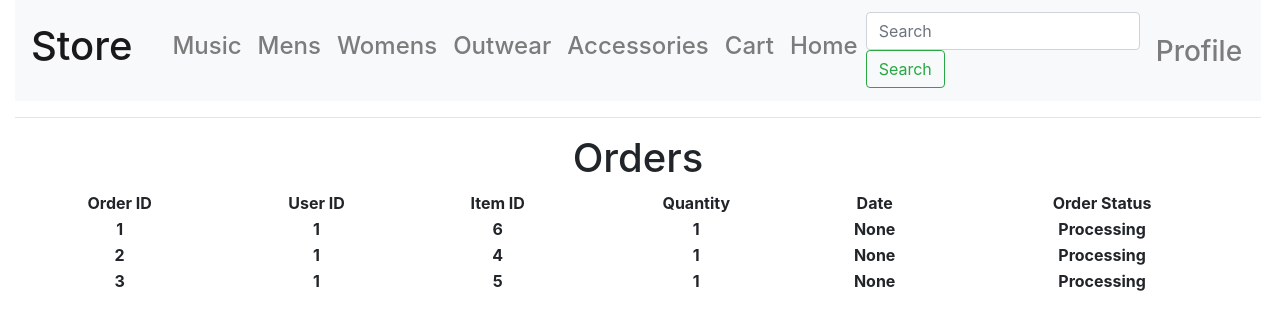
Page /admin/orders (signed in) on the earlier database version.
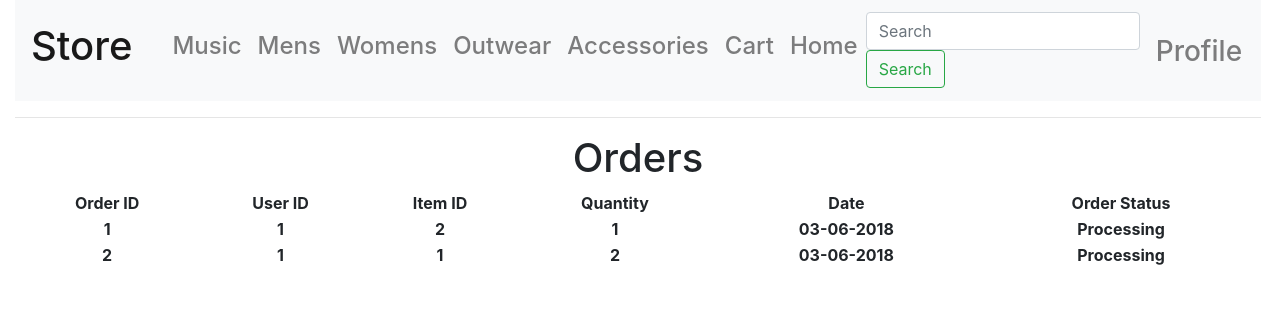
Same page on the later database version.
### app/models.py (models this page shows)
class orders(db.Model):
    order_id = db.Column(db.Integer, primary_key=True)
    userid = db.Column(db.Integer)
    item_id = db.Column(db.Integer)
    item_quant = db.Column(db.Integer)
    order_status = db.Column(db.String(40))
    date = db.Column(db.String)

### app/routes.py (the view)
@app.route("/admin/orders")
def all_orders():
    if current_user.is_anonymous:
        return redirect(404)
    else:
        for i in User.query.all():
            if i.username == current_user.username:
                if i.accesslevel >= 2:
                    return render_template("user/all_orders.html", title="Admin-", orders=orders.query.all())

### app/models.py (called while the page is built)
@login.user_loader
def load_user(the_id):
    return User.query.get(int(the_id))

### app/templates/user/all_orders.html (shortened to what this page needs)
{% extends "store/layout_store.html" %}
{% block body %}
<div class="text-center">
<h1>Orders</h1>
    <table id="tblProduct", width="100%">
    <tr>
        <th>Order ID</th>
        <th>User ID</th>
        <th>Item ID</th>
        <th>Quantity</th>
        <th>Date</th>
        <th>Order Status</th>
    </tr>
        {% for i in orders %}
        <tr>
            <th>{{ i.order_id }}</th>
            <th>{{ i.userid }}</th>
            <th>{{ i.item_id }}</th>
            <th>{{ i.item_quant }}</th>
            <th>{{ i.date }}</th>
            <th>{{ i.order_status }}</th>
        </tr>
        {% endfor %}
{% endblock %}

### app/templates/store/layout_store.html (shortened to what this page needs)
<!DOCTYPE html>
<html lang="en">
<head>
</head>
<body>
<div class="container">
    {% include"store/_navbar_store.html" %}
<hr>
    {% block body %}{% endblock %}
</div>
</body>
</html>

### app/templates/store/_navbar_store.html (shortened to what this page needs)
<nav class="navbar navbar-expand-md navbar-light bg-light mb-4">
    <a class="navbar-brand" href="/store"><h1>Store</h1></a>
      <div class="collapse navbar-collapse" id="navbarCollapse">
        <ul class="navbar-nav mr-auto">
            <li class="nav-item">
                <a class="nav-link">    </a>
            </li>
            <li class="nav-item">
            <a class="nav-link" href="/store/music"><h1 style="font-size:150%;">Music</h1></a>
          </li>
          <li class="nav-item">
            <a class="nav-link" href="/store/mens"><h1 style="font-size:150%;">Mens</h1></a>
          </li>
            <li class="nav-item">
                <a class ="nav-link" href="/store/womens"><h1 style="font-size:150%;">Womens</h1></a>
            </li>
          <li class="nav-item">
            <a class="nav-link" href="/store/outwear"><h1 style="font-size:150%;">Outwear</h1></a>
          </li>
          <li class="nav-item">
              <a class ="nav-link" href="/store/accessories"><h1 style="font-size:150%;">Accessories</h1></a>
          </li>
            <li class="nav-item">
                <a class="nav-link" href="/store/cart"><h1 style="font-size: 150%">Cart</h1></a>
            </li>
            <li class="nav-item">
                <a class ="nav-link" href="/"><h1 style="font-size:150%;">Home</h1></a>
            </li>
        </ul>
        <form class="form-inline mt-2 mt-md-0">
          <input class="form-control mr-sm-2" type="text" placeholder="Search" aria-label="Search">
          <button class="btn btn-outline-success my-2 my-sm-0" type="submit">Search</button>
        </form>
          <ul class="navbar navbar-nav navbar-right">
              {% if current_user.is_anonymous %}
                <li class="nav-item">
                    <a class="nav-link" href="{{ url_for('login') }}"><h1 style="font-size:175%;text-align: right;margin-top: 0.4em">Login/SignUp</h1></a>
                </li>
            {% else %}
                <li class="nav-item">
                    <a class="nav-link" href="{{ url_for('profile', username=current_user.username) }}"><h1 style="font-size:175%;text-align: right;margin-top: 0.4em">Profile</h1></a>
                </li>
              {% endif %}
          </ul>
      </div>
    </nav>

Differences in the rows shown:
removed orders: order_id "3", userid "1", item_id "5", item_quant "1", date "None", order_status "Processing"
changed orders id 1: item_id "6" → "2"; date "None" → "03-06-2018"
changed orders id 2: item_id "4" → "1"; item_quant "1" → "2"; date "None" → "03-06-2018"
